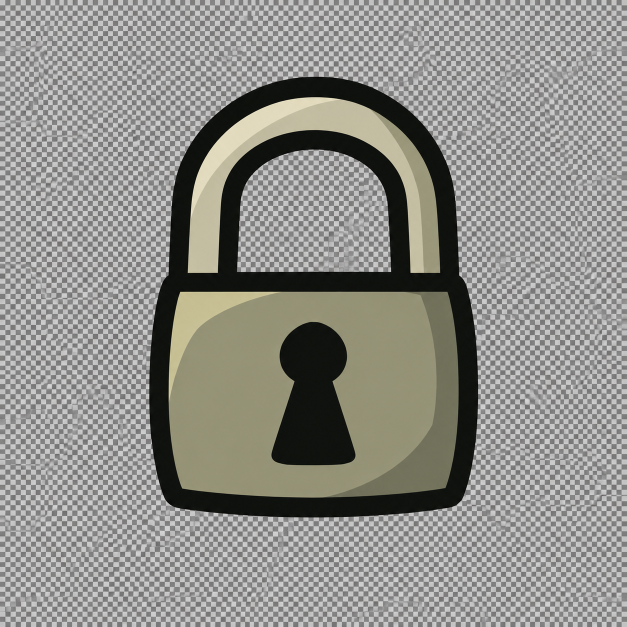
#> input picture .scratch/padlock-outline/source/padlock_locked.png, 1254 x 1254 px (shown at 1/2 size)
$ python prepare.py
#> lines starting #> are read from the running program, lines starting #| are printed output that depends on the picture; after the words box and inside, x2 and y2 are one past the last pixel; in counts of white or black regions, pixels touching at a corner belong together
"""Apply the previously authorized background cleanup and preserve icon bounds."""

import hashlib
import json
from pathlib import Path

import numpy as np
from PIL import Image, ImageDraw

HERE = Path(__file__).resolve().parent
ROOT = HERE.parents[1]
TARGET = ROOT / "assets/base/shop/padlock_locked.png"
source = Image.open(HERE / "source/padlock_locked.png")
#> source is the input picture: PIL image 1254x1254 RGB; mean R, G, B 144, 143.3, 138.4
original = Image.open(HERE / "before/padlock_locked.png").convert("RGBA")
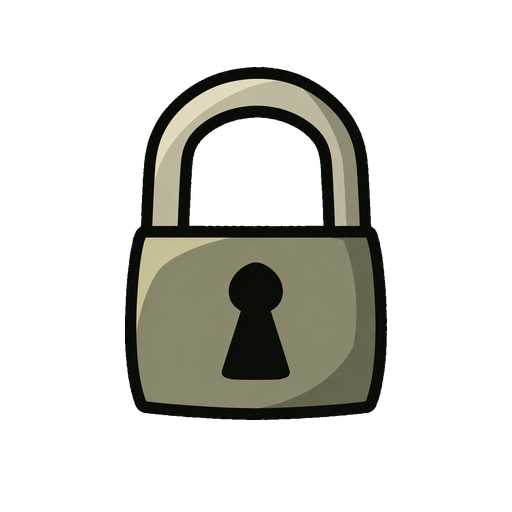
#> input picture .scratch/padlock-outline/before/padlock_locked.png, 512 x 512 px
#> original is the input picture: PIL image 512x512 RGBA; mean R, G, B, A 25, 24.9, 20, 64.8
rgb = np.array(source.convert("RGB"), dtype=np.int16)

# Bright neutral checkerboard is separated from the art by dark ink. Flood
# the exterior and the enclosed arch aperture; the black keyhole stays opaque.
ink = (rgb.max(axis=2) < 95) | (np.ptp(rgb, axis=2) > 26)
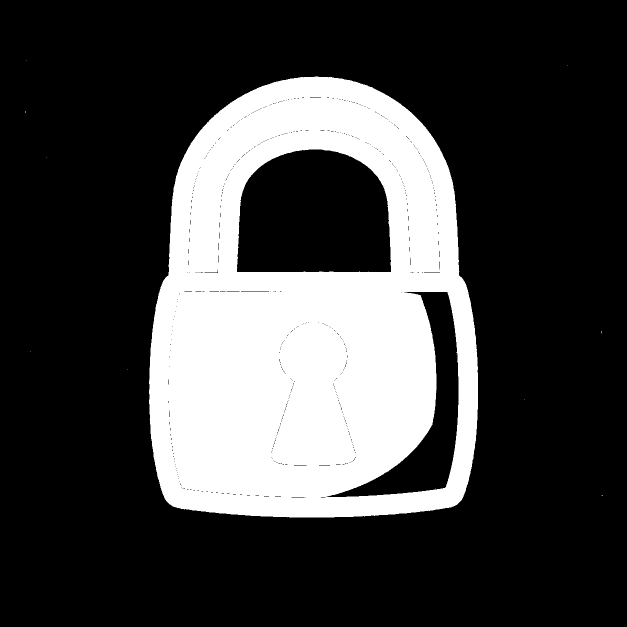
#> ink: shape (1254, 1254) bool (shown at 1/2 size); 25.6% white; 12 white regions (11 under 20 px), largest, box (x1, y1, x2, y2) and area: (298, 153, 956, 1035) 402597
mask = Image.new("L", (source.width + 2, source.height + 2))
#> mask: PIL image 1256x1256 L; every value is 0
mask.paste(Image.fromarray(np.uint8(ink) * 255), (1, 1))
#> mask: PIL image 1256x1256 L; 25.5% white; 12 white regions (11 under 20 px), largest, box (x1, y1, x2, y2) and area: (299, 154, 957, 1036) 402597
ImageDraw.floodfill(mask, (0, 0), 128)
hole = (round(source.width * 0.5) + 1, round(source.height * 0.32) + 1)
#> hole = (628, 402)
assert mask.getpixel(hole) == 0, "The arch cleanup seed must be in background"
ImageDraw.floodfill(mask, hole, 128)
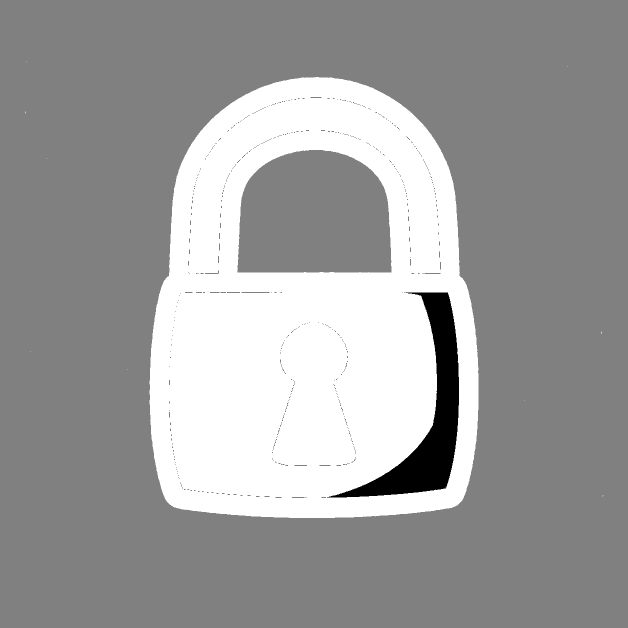
#> mask: PIL image 1256x1256 L (shown at 1/2 size); min 0, max 255, mean 158.1
keep = np.asarray(mask)[1:-1, 1:-1] != 128
#> keep: shape (1254, 1254) bool; 27.4% white; 10 white regions (9 under 20 px), largest, box (x1, y1, x2, y2) and area: (298, 153, 956, 1035) 431557

# Keep the single connected padlock, removing any detached background flecks.
connected = Image.fromarray(np.uint8(keep) * 255).copy()
body = (round(source.width * 0.5), round(source.height * 0.6))
#> body = (627, 752)
assert connected.getpixel(body) == 255
ImageDraw.floodfill(connected, body, 128)
keep = np.asarray(connected) == 128
padded = np.pad(keep, 1)
#> padded: shape (1256, 1256) bool; 27.4% white; 1 white region, box (x1, y1, x2, y2) and area: (299, 154, 957, 1036) 431557
interior = (padded[:-2, 1:-1] & padded[2:, 1:-1]
            & padded[1:-1, :-2] & padded[1:-1, 2:])
#> interior: shape (1254, 1254) bool; 27.2% white; 1 white region, box (x1, y1, x2, y2) and area: (299, 154, 955, 1034) 428076
fringe = keep & ~interior & (np.ptp(rgb, axis=2) < 18) & (rgb.max(axis=2) > 40)
#> fringe: shape (1254, 1254) bool; 0.1% white in thin lines or dots, all inside (x1, y1, x2, y2) = (298, 153, 956, 1035)
rgb[fringe] = (13, 14, 9)
#> rgb: shape (1254, 1254, 3) int16; mean R, G, B 143.9, 143.2, 138.4
rgb[~keep] = 0
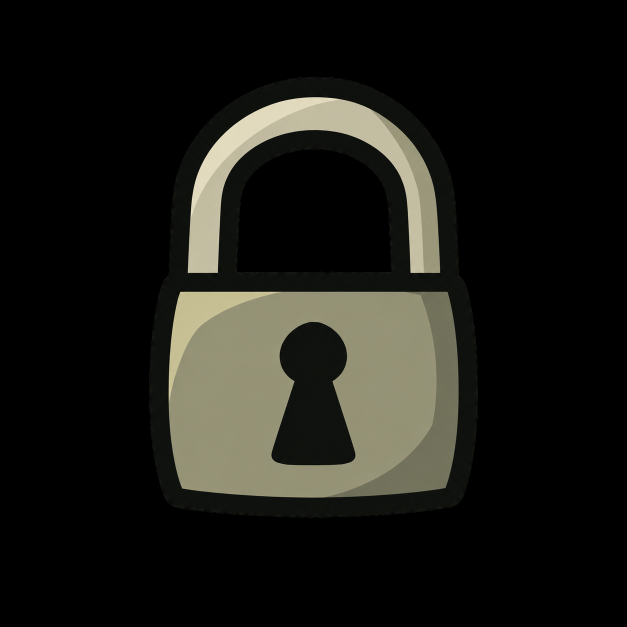
#> rgb: shape (1254, 1254, 3) int16 (shown at 1/2 size); mean R, G, B 26.6, 26.3, 21.5
cutout = Image.fromarray(rgb.astype(np.uint8)).convert("RGBA")
cutout.putalpha(Image.fromarray(np.uint8(keep) * 255))
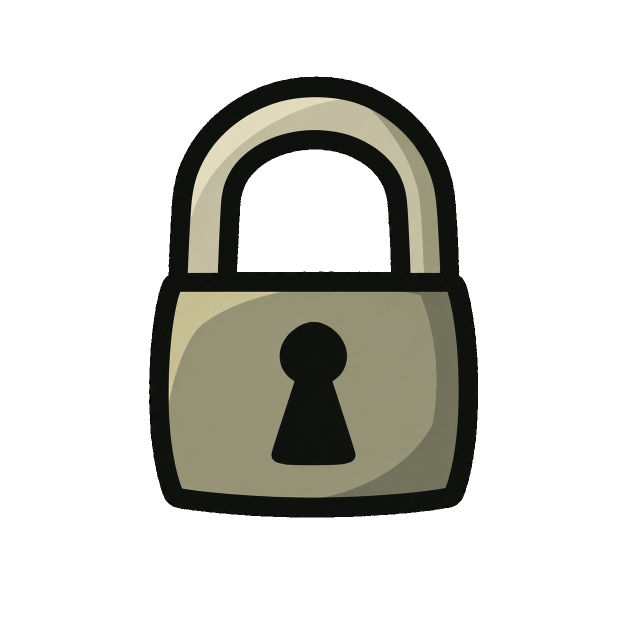
#> cutout: PIL image 1254x1254 RGBA (shown at 1/2 size); mean R, G, B, A 26.6, 26.3, 21.5, 70; transparent parts drawn white
cutout.save(HERE / "cutout.png")

bounds = original.getchannel("A").getbbox()
#> bounds = (125, 67, 387, 420)
x0, y0, x1, y1 = bounds
#> x0 = 125; y0 = 67; x1 = 387; y1 = 420
sprite = cutout.crop(cutout.getchannel("A").getbbox()).resize(
    (x1 - x0, y1 - y0), Image.Resampling.LANCZOS)
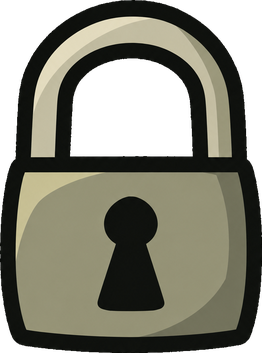
#> sprite: PIL image 262x353 RGBA; mean R, G, B, A 72.1, 71.4, 58.2, 189.6; transparent parts drawn white
final = Image.new("RGBA", original.size)
#> final: PIL image 512x512 RGBA; every value is 0
final.paste(sprite, (x0, y0))
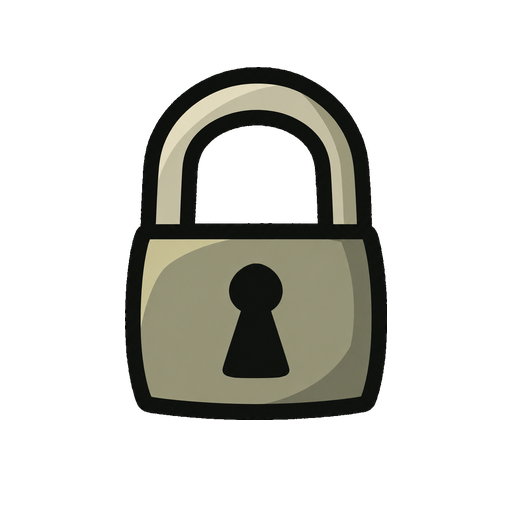
#> final: PIL image 512x512 RGBA; mean R, G, B, A 25.4, 25.2, 20.5, 66.9; transparent parts drawn white
assert final.size == (512, 512)
assert final.getchannel("A").getbbox() == bounds
assert final.getchannel("A").getextrema() == (0, 255)
assert final.getpixel((256, 160))[3] == 0, "Arch aperture must remain transparent"
assert final.getpixel((256, 320))[3] == 255, "Keyhole must remain opaque"
temporary = TARGET.with_suffix(".png.tmp")
final.save(temporary, format="PNG")
temporary.replace(TARGET)
report = {
    "path": str(TARGET.relative_to(ROOT)), "size": final.size,
    "bounds": bounds, "alpha_range": [0, 255],
    "arch_aperture_transparent": True, "keyhole_opaque": True,
    "sha256": hashlib.sha256(TARGET.read_bytes()).hexdigest(),
}
(HERE / "validation.json").write_text(json.dumps(report, indent=2) + "\n")
print(json.dumps(report))
#> (printed output is left out)
